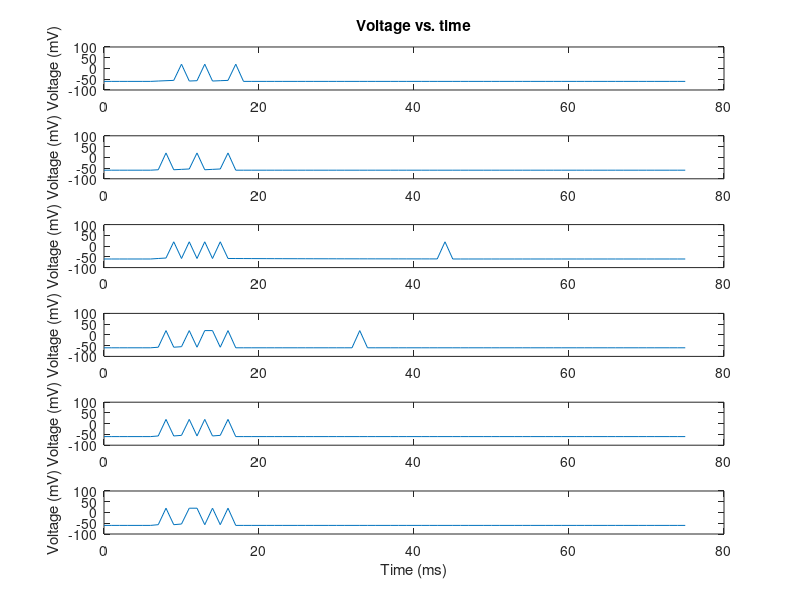

This figure's MATLAB source: (Note: this script raises an error after producing the figure.)
%% Simulation

%%%DEFINE PARAMETERS
dt=1; %time step ms
t_end=75; %total run time ms
t_StimStart=6; %time to start injecting current
t_StimEnd=15; %time to end injecting current
V_th=-55; %spike threshold [mV]
E_L=-60; %resting membrane potential [mV]
V_reset=-60; %value to reset voltage to after a spike [mV]
V_spike=20; %value to draw a spike to, when cell spikes
tau=15; %membrane time constant [ms]
R_m=10; %membrane resistance [MOhm]

%%%DEFINE INITIAL VALUES AND VECTORS TO HOLD RESULTS
t_vect=0:dt:t_end; 
V_vect=zeros(1,length(t_vect));
V_plot_vect=zeros(1,length(t_vect));
V_plot_vect2=zeros(1,length(t_vect));


%%
%INTEGRATE THE EQUATION tau*dV/dt = -V + E_L + I_e*R_m
PlotNum=0;
I_Stim_vect=.5:0.1:1.0; %magnitudes of pulse of injected current [nA]
spTrain=zeros(t_end,length(I_Stim_vect));
clear I_e_vect_mat

for I_Stim=I_Stim_vect; %loop over different I_Stim values
    
    PlotNum = PlotNum+1;
    i=1; %index denoting which element of V is being assigned
        
    V_vect(i)=E_L; %first element of V, i.e. value of V at t=0
    V_plot_vect(i)=V_vect(i); %if no spike, then just plot the actual voltage V
    V_plot_vect2(i)=V_vect(i);
    I_e_vect=zeros(1,t_StimStart/dt); %portion of I_e_vect from t=0 to t_StimStart
    I_e_vect=[I_e_vect I_Stim*ones(1,1+((t_StimEnd-t_StimStart)/dt))];
    I_e_vect=[I_e_vect zeros(1,(t_end-t_StimEnd)/dt)];
%     I_e_vect=awgn(I_e_vect,10,'measured');
    I_e_vect_mat(:,PlotNum)=I_e_vect;
    
    NumSpikes=0; %holds number of spikes that have occurred
    
    tao=exprnd(1);
    lambda(i)=log(exp(V_vect(i)-V_th)+1);
    last_spike = 1;
    
    for t=dt:dt:t_end %loop through values of t in steps of df ms        
        %V_inf = E_L + I_e_vect(i)*R_m;
        %V_vect(i+1) = V_inf + (V_vect(i)-V_inf)*exp(-dt/tau);
        
        V_vect(i+1) = V_vect(i) + (E_L-V_vect(i) + I_e_vect(i)*R_m*5)/tau; %Euler's method
        lambda(i+1)=log(exp(V_vect(i+1)-V_th)+1);
        
        %if statement below says what to do if voltage crosses threshold
        if sum(lambda(last_spike+1:i+1))>tao %cell spiked
            V_plot_vect2(i+1) = V_vect(i+1);
            V_vect(i+1)=V_reset; %set voltage back to V_reset
            V_plot_vect(i+1)=V_spike; %set vector that will be plotted to show a spike here
            
            NumSpikes=NumSpikes+1; %add 1 to the total spike count
            spTrain(i,PlotNum)=1;
            if last_spike == i+1
                disp('two spikes in a row!!')
                return
            end
            last_spike = i+1;
            tao=exprnd(1);
%             lambda(1:i)=0;
%             lambda(i+1)=log(exp(V_vect(i+1)-V_th)+1);
        else %voltage didn't cross threshold so cell does not spike
            V_plot_vect(i+1)=V_vect(i+1); %plot actual voltage
            V_plot_vect2(i+1) = V_vect(i+1);
%             lambda(i+1)=log(exp(V_vect(i+1)-V_th)+1);
        end
        i=i+1; %add 1 to index,corresponding to moving forward 1 time step
    end    
    
    
    %MAKE PLOTS
    figure(2)
    subplot(length(I_Stim_vect),1,PlotNum)
    plot(t_vect,V_plot_vect);
%     hold on
%     plot(t_vect,lambda*100)
    if (PlotNum==1)
        title('Voltage vs. time');
    end
    if (PlotNum==length(I_Stim_vect))
        xlabel('Time (ms)');
    end
    ylabel('Voltage (mV)');
    ylim([-100 100])
    
    if I_Stim ~= I_Stim_vect(end)
        clear lambda
        V_vect=zeros(1,length(t_vect));
        V_plot_vect=zeros(1,length(t_vect));
    end
end


%%
k=R_m/tau;g=1/tau;

I_e=I_e_vect_mat(1:end-1,:);trainM=spTrain;

[expg_Vreset,expg_EL,expg_k]=gconv(I_e,trainM,g); %temporally convolve paramters with g upto spike time

figure;
plot(t_vect(2:end),V_reset.*expg_Vreset(:,end) +E_L.*expg_EL(:,end) + k.*expg_k(:,end),'r');
set(gca,'FontSize',16);
xlabel('Time (ms)');ylabel('Voltage (mV)');
hold on
plot(t_vect(2:end),V_plot_vect2(2:end),'b');
plot([0 t_end],[V_th V_th],'k');
scatter(find(trainM(:,end)),V_vect(find(trainM(:,end))+1))
% plot(t_vect(2:end),lambda(2:end)*50 - 65)
hold off
xlim([0 t_end]);
legend('Fitted V(t)','True V(t)');

%%
link = @(mu) log(exp(mu)-1);  %link = @(mu) mu + log(1-exp(-mu));
derlink = @(mu) exp(mu)./(exp(mu)-1);
invlink = @(resp) log(1 + exp(resp));
F = {link, derlink, invlink};

[betahat_conv,~,stats_conv]=glmfit([expg_Vreset(:) expg_k(:)],trainM(:),'Poisson','link',F);

[betahat_conv(1) E_L-V_th;betahat_conv(2) V_reset-E_L;betahat_conv(3) k]
